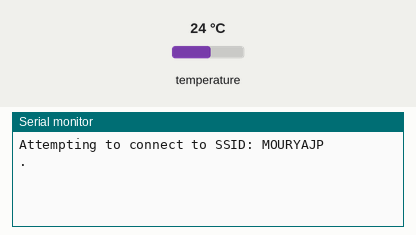
This sketch was run on a simulated ESP32. Parts: the last lines printed to the serial monitor. The test bench sets the inputs (shaded band); at power-on: temperature 24 °C. WiFi joins after 1.5 s; servers stay silent unless stated.

Above: at 1.2 s.
1.3 s: temperature set to 12 °C
At 5.21 s:
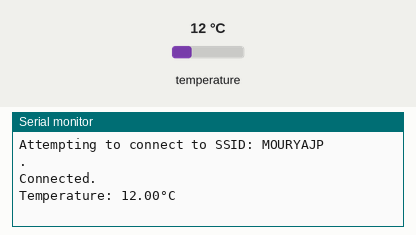
At 6.1 s:
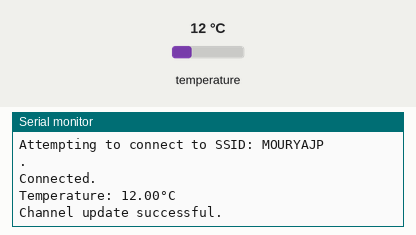

The sketch:

WriteSingleField.ino
```cpp
// (licence header left out)
// #include <WiFi.h>
// #include "secrets.h"
// #include "ThingSpeak.h" // always include thingspeak header file after other header files and custom macros

// char ssid[] = SECRET_SSID;   // your network SSID (name)
// char pass[] = SECRET_PASS;   // your network password
// int keyIndex = 0;            // your network key Index number (needed only for WEP)
// WiFiClient  client;

// unsigned long myChannelNumber = SECRET_CH_ID;
// const char * myWriteAPIKey = SECRET_WRITE_APIKEY;

// int number = 0;

// void setup() {
//   Serial.begin(115200);  //Initialize serial
//   while (!Serial) {
//     ; // wait for serial port to connect. Needed for Leonardo native USB port only
//   }

//   WiFi.mode(WIFI_STA);
//   ThingSpeak.begin(client);  // Initialize ThingSpeak
// }

// void loop() {

//   // Connect or reconnect to WiFi
//   if(WiFi.status() != WL_CONNECTED){
//     Serial.print("Attempting to connect to SSID: ");
//     Serial.println(SECRET_SSID);
//     while(WiFi.status() != WL_CONNECTED){
//       WiFi.begin(ssid, pass); // Connect to WPA/WPA2 network. Change this line if using open or WEP network
//       Serial.print(".");
//       delay(5000);
//     }
//     Serial.println("\nConnected.");
//   }

//   // Write to ThingSpeak. There are up to 8 fields in a channel, allowing you to store up to 8 different
//   // pieces of information in a channel.  Here, we write to field 1.
//   int x = ThingSpeak.writeField(myChannelNumber, 1, number, myWriteAPIKey);
//   if(x == 200){
//     Serial.println("Channel update successful.");
//   }
//   else{
//     Serial.println("Problem updating channel. HTTP error code " + String(x));
//   }

//   // change the value
//   number++;
//   if(number > 99){
//     number = 0;
//   }

//   delay(20000); // Wait 20 seconds to update the channel again
// }


// Temperature
#include <WiFi.h>
#include "secrets.h"
#include "ThingSpeak.h" // always include thingspeak header file after other header files and custom macros
#include <Adafruit_Sensor.h>
#include <DHT.h>
#include <DHT_U.h>

#define DHTPIN 7
#define DHTTYPE    DHT11     // DHT 11
// #define DHTTYPE    DHT22     // DHT 22 (AM2302)
// #define DHTTYPE    DHT21     // DHT 21 (AM2301)

DHT_Unified dht(DHTPIN, DHTTYPE);
uint32_t delayMS;

char ssid[] = SECRET_SSID;   // your network SSID (name)
char pass[] = SECRET_PASS;   // your network password
int keyIndex = 0;            // your network key Index number (needed only for WEP)
WiFiClient  client;

unsigned long myChannelNumber = SECRET_CH_ID;
const char * myWriteAPIKey = SECRET_WRITE_APIKEY;

void setup() {
  Serial.begin(115200);
  WiFi.mode(WIFI_STA);
  WiFi.begin(ssid, pass);
  Serial.println("");
  ThingSpeak.begin(client);  // Initialize ThingSpeak
  sensor_t sensor;
  dht.begin();
}

void loop() {
  // Connect or reconnect to WiFi
  if(WiFi.status() != WL_CONNECTED){
    Serial.print("Attempting to connect to SSID: ");
    Serial.println(SECRET_SSID);
    while(WiFi.status() != WL_CONNECTED){
      WiFi.begin(ssid, pass); // Connect to WPA/WPA2 network. Change this line if using open or WEP network
      Serial.print(".");
      delay(5000);
    }
    Serial.println("\nConnected.");
  }

  sensors_event_t event;
  dht.temperature().getEvent(&event);
  if (isnan(event.temperature)) {
    Serial.println(F("Error reading temperature!"));
  }
  else {
    Serial.print(F("Temperature: "));
    Serial.print(event.temperature);
    Serial.println(F("°C"));

    int x = ThingSpeak.writeField(myChannelNumber, 1, event.temperature, myWriteAPIKey);
    // Write to ThingSpeak. There are up to 8 fields in a channel, allowing you to store up to 8 different
    // pieces of information in a channel.  Here, we write to field 1.
    if(x == 200){
      Serial.println("Channel update successful.");
    }
    else{
      Serial.println("Problem updating channel. HTTP error code " + String(x));
    }
  }
  delay(20000); // Wait 20 seconds to update the channel again


dht.humidity().getEvent(&event);
  if (isnan(event.relative_humidity)) {
    Serial.println(F("Error reading temperature!"));
  }
  else {
    Serial.print(F("Humidity: "));
    Serial.print(event.relative_humidity);
    Serial.println(F("%"));

    int y = ThingSpeak.writeField(myChannelNumber, 2, event.relative_humidity, myWriteAPIKey);
    // Write to ThingSpeak. There are up to 8 fields in a channel, allowing you to store up to 8 different
    // pieces of information in a channel.  Here, we write to field 1.
    if(y == 200){
      Serial.println("Channel update successful.");
    }
    else{
      Serial.println("Problem updating channel. HTTP error code " + String(y));
    }
  }
  delay(20000); // Wait 20 seconds to update the channel again
}
```

secrets.h
```cpp
// Use this file to store all of the private credentials
// and connection details

#define SECRET_SSID "MOURYAJP"		// replace MySSID with your WiFi network name
#define SECRET_PASS "M39g0188"	// replace MyPassword with your WiFi password

#define SECRET_CH_ID 2448218			// replace 0000000 with your channel number
#define SECRET_WRITE_APIKEY "EPI3TT62WLG85OEC"   // replace XYZ with your channel write API Key
```

Measured:
- after the input at 1.3 s, the serial monitor: prints a new line after 3.7 s (image 1)
